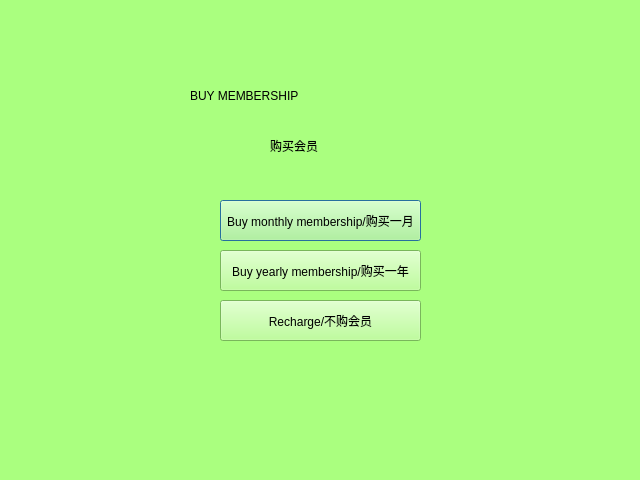
<?xml version="1.0" encoding="UTF-8"?>
<ui version="4.0">
 <class>Dialog_buy_vip</class>
 <widget class="QDialog" name="Dialog_buy_vip">
  <property name="geometry">
   <rect>
    <x>0</x>
    <y>0</y>
    <width>640</width>
    <height>480</height>
   </rect>
  </property>
  <property name="windowTitle">
   <string>Dialog</string>
  </property>
  <property name="autoFillBackground">
   <bool>false</bool>
  </property>
  <property name="styleSheet">
   <string notr="true">background-color: rgb(255, 255, 127);
background-color: rgb(170, 255, 127);</string>
  </property>
  <widget class="QLabel" name="WELCOME">
   <property name="geometry">
    <rect>
     <x>190</x>
     <y>70</y>
     <width>251</width>
     <height>51</height>
    </rect>
   </property>
   <property name="styleSheet">
    <string notr="true">font: 14pt &quot;Eras Medium ITC&quot;;
font: 75 9pt &quot;Agency FB&quot;;
font: 12pt &quot;Eras Demi ITC&quot;;
font: italic 18pt &quot;Harlow Solid Italic&quot;;
font: 18pt &quot;Segoe Script&quot;;</string>
   </property>
   <property name="text">
    <string>BUY MEMBERSHIP</string>
   </property>
  </widget>
  <widget class="QPushButton" name="pushButton">
   <property name="geometry">
    <rect>
     <x>220</x>
     <y>200</y>
     <width>201</width>
     <height>41</height>
    </rect>
   </property>
   <property name="text">
    <string>Buy monthly membership/购买一月</string>
   </property>
  </widget>
  <widget class="QPushButton" name="pushButton_2">
   <property name="geometry">
    <rect>
     <x>220</x>
     <y>250</y>
     <width>201</width>
     <height>41</height>
    </rect>
   </property>
   <property name="text">
    <string>Buy yearly membership/购买一年</string>
   </property>
  </widget>
  <widget class="QPushButton" name="pushButton_3">
   <property name="geometry">
    <rect>
     <x>220</x>
     <y>300</y>
     <width>201</width>
     <height>41</height>
    </rect>
   </property>
   <property name="text">
    <string>Recharge/不购会员</string>
   </property>
  </widget>
  <widget class="QLabel" name="WELCOME_2">
   <property name="geometry">
    <rect>
     <x>270</x>
     <y>120</y>
     <width>101</width>
     <height>51</height>
    </rect>
   </property>
   <property name="styleSheet">
    <string notr="true">font: 14pt &quot;Eras Medium ITC&quot;;
font: 75 9pt &quot;Agency FB&quot;;
font: 12pt &quot;Eras Demi ITC&quot;;
font: italic 18pt &quot;Harlow Solid Italic&quot;;
font: 18pt &quot;Segoe Script&quot;;</string>
   </property>
   <property name="text">
    <string>购买会员</string>
   </property>
  </widget>
 </widget>
 <resources/>
 <connections/>
</ui>
